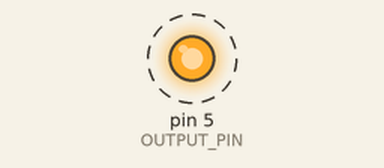
This sketch was run on a simulated Arduino Uno, built with avr-gcc and run on an emulated ATmega328P. Parts: output pins drawn as LEDs (lit = HIGH). Dashed ring = blinking.

Above: at 0.2 s.
Timing chart, 0 to 3.0 s (numbered marks = the images above):
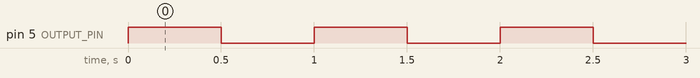

The sketch:

alarm_output.ino
```cpp
/*
digital output
by Samson Chen
2023-11-20
*/

// pins
#define OUTPUT_PIN 5

// start up
void setup() {
  pinMode(OUTPUT_PIN, OUTPUT);
}

// loops
void loop() {
  digitalWrite(OUTPUT_PIN, HIGH);
  delay(500);
  digitalWrite(OUTPUT_PIN, LOW);
  delay(500);
}
```

Measured:
- by itself, pin 5 (OUTPUT_PIN): alternates HIGH for 0.50 s and LOW for 0.50 s
